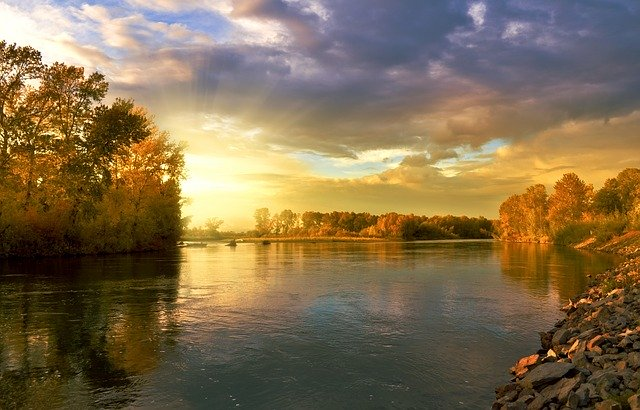
#> input picture opencv_practice/b.jpg, 640 x 410 px
$ jupyter execute '210805 class1.ipynb'
#> lines starting #> are read from the running program, lines starting #| are printed output that depends on the picture
샤프닝 \
영상의 윤곽을 뚜렷하고 선명하게 하는 필터링.

언샤프닝:\
샤프닝을 위해서는 블러링된 영상 사용

[cell 1]
import cv2
import numpy as np

img = cv2.imread('b.jpg',1)
#> img is the input picture: shape (410, 640, 3); mean B, G, R 78.2, 109.7, 129.5

cv2.imshow('img',img)

blr = cv2.GaussianBlur(img,(5,5),100)
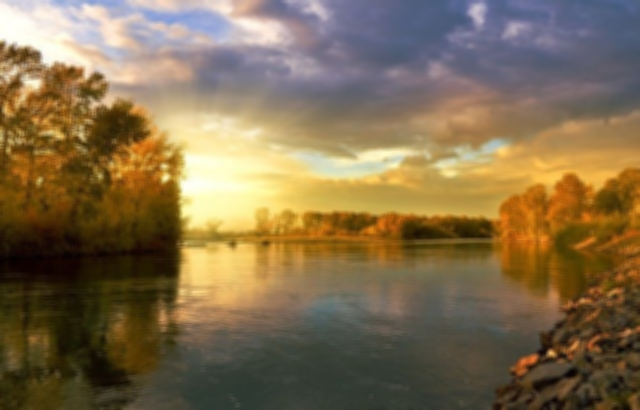
#> blr: shape (410, 640, 3); mean B, G, R 78.2, 109.7, 129.5
dst = np.clip(2.0*img - blr, 0, 255).astype('uint8')
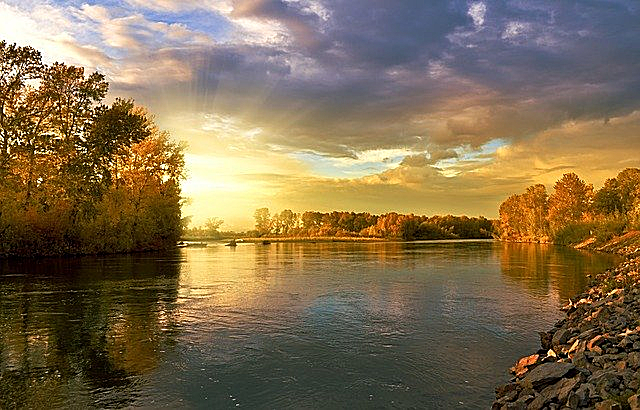
#> dst: shape (410, 640, 3); mean B, G, R 79.8, 109.8, 128.9

cv2.imshow('dst',dst)

cv2.waitKey(0)
cv2.destroyAllWindows()

잡음제거 opencv 함수

앞에서 살펴본 gaussian blur 함수로 노이즈를 제거할 수 있지만\
노이즈를 제거하면 경계선도 흐릿해진다.

이를 보완해서 노이즈는 흐리게 하고 경계선은 명확하게 하는 블러링 방법이\
양 방향 필터링이다

#### cv2.bilateralFilter(src,d,sigmaColor,sigmaSpace,borderType)

src-image\
d- filtering 시 고려할 주변 pixel지름\
sigmaColor- 색 공간 표준편차\
sigmaSpace- 좌표 공간 표준편차

[cell 2]
img = cv2.imread('c.jpg')
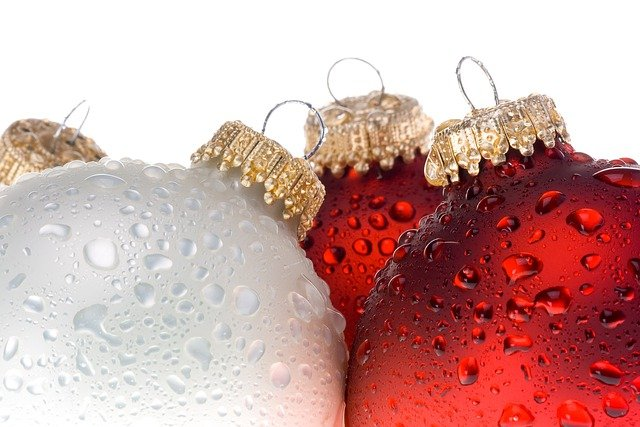
#> input picture opencv_practice/c.jpg, 640 x 427 px
#> img is the input picture: shape (427, 640, 3); mean B, G, R 160.8, 164.3, 205.8

x = img.copy() # 노이즈 생성할 배열, 이미지와 동일 모양
x  = x.astype('int8')
cv2.randn(x,0,0.5) #가우시안 난수 생성 배열 x에 담음
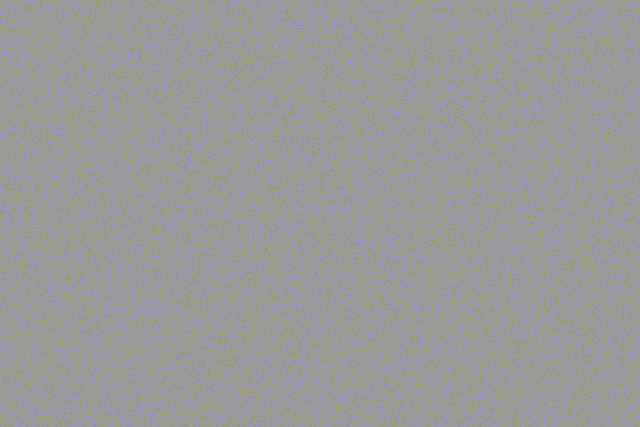
#> x: shape (427, 640, 3) int8; mean B, G, R -0.00138, 0, 0; drawn with min black and max white
x = x.astype('uint8')# 이미지 타입으로 변환
y = cv2.add(img,x)
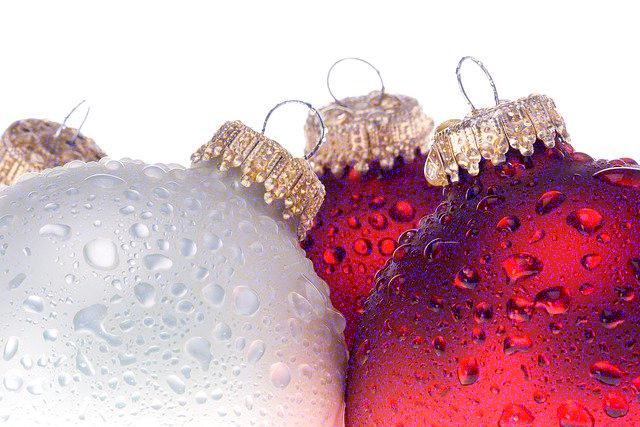
#> y: shape (427, 640, 3); mean B, G, R 175.8, 164.3, 205.8

cv2.imshow('x',x)
cv2.imshow('img',img)
cv2.imshow('img2',y)
cv2.waitKey(0)
cv2.destroyAllWindows()

[cell 3]
img = cv2.imread('c.jpg')

x = img.copy() # 노이즈 생성할 배열, 이미지와 동일 모양
x  = x.astype('int8')
cv2.randn(x,0,0.5) #가우시안 난수 생성 배열 x에 담음
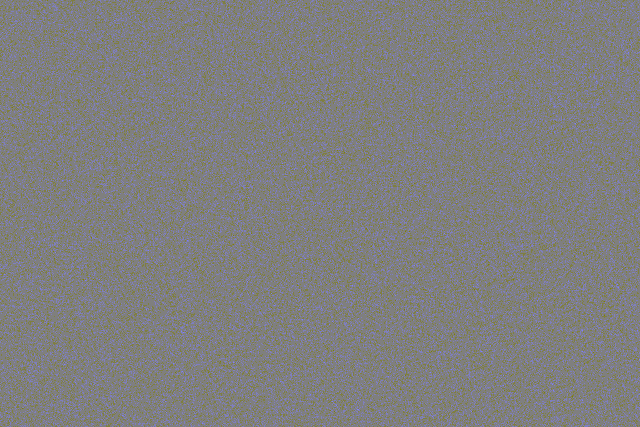
#> x: shape (427, 640, 3) int8; mean B, G, R 0.000337, 0, 0; drawn with min black and max white
x = x.astype('uint8')# 이미지 타입으로 변환
y = cv2.add(img,x)
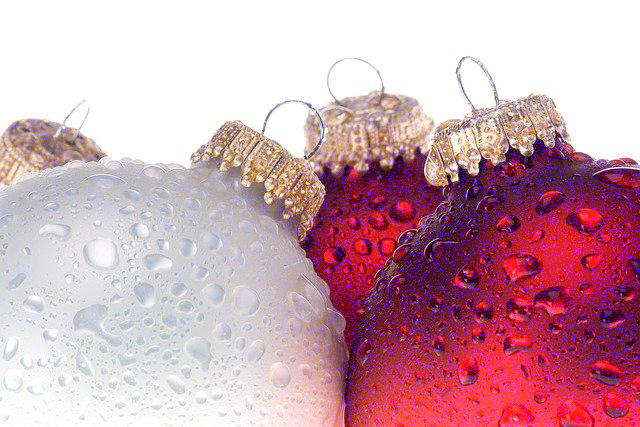
#> y: shape (427, 640, 3); mean B, G, R 175.9, 164.3, 205.8

dst = cv2.bilateralFilter(y,9,100,100)
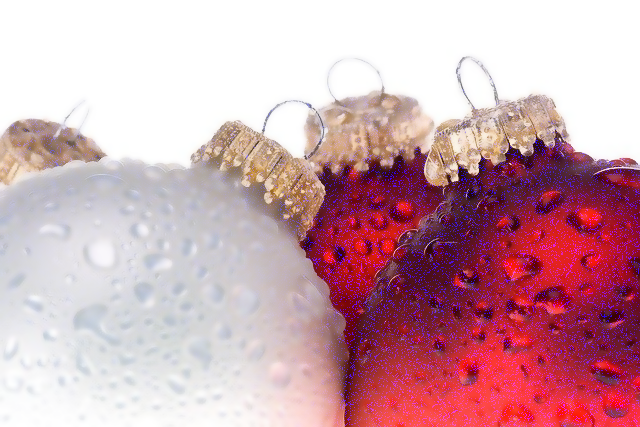
#> dst: shape (427, 640, 3); mean B, G, R 173.7, 164.4, 205.9


cv2.imshow('x',x)
cv2.imshow('img',img)
cv2.imshow('img2',y)
cv2.imshow('bila',dst)
cv2.waitKey(0)
cv2.destroyAllWindows()
